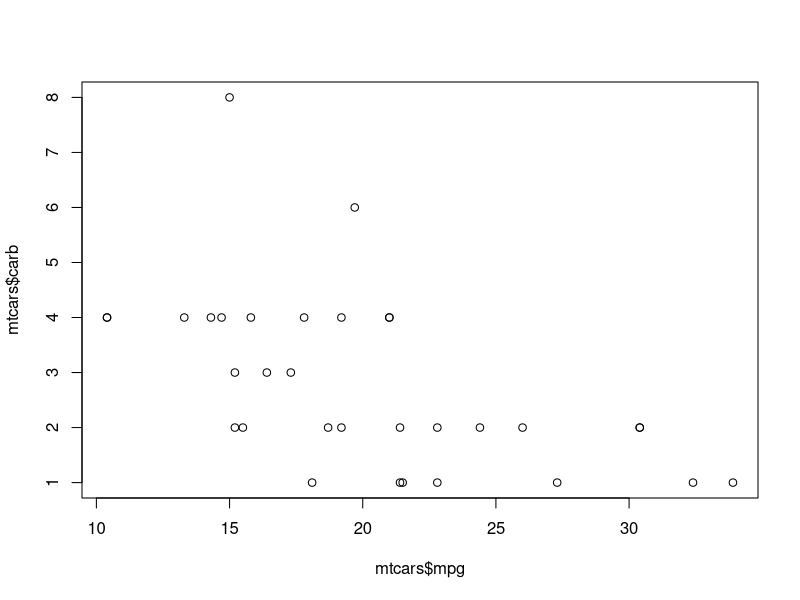
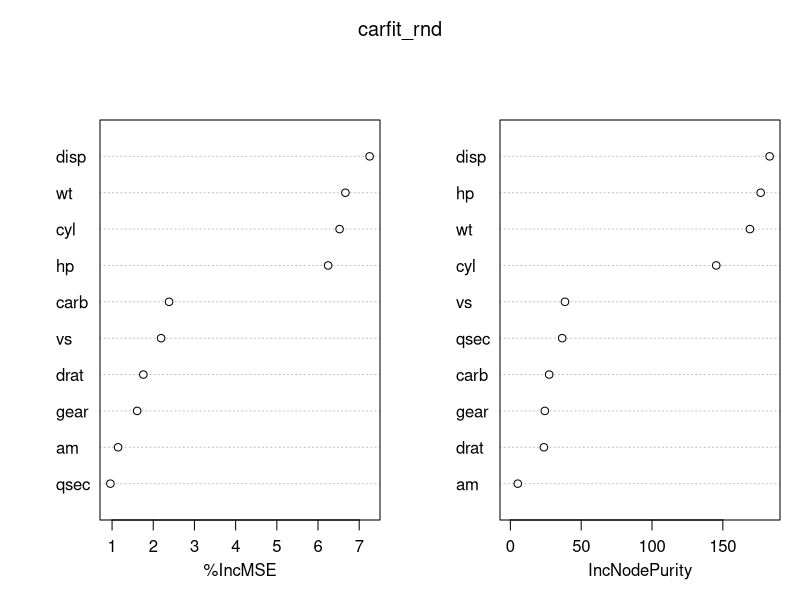

Generate these figures, in order, with R:
# Script To use the following Decission Tree and Ensemble techniques for simple predictive analytics
# The script is intentionally kept simple to cover the basics of using simple decission tree and ensemble techniques

# Play with data
?mtcars
mtcars
plot(mtcars$mpg,mtcars$carb)
finalResult = list()

#Sample the data set
smp_size <- floor(0.75 * nrow(mtcars))
train_ind <- sample(seq_len(nrow(mtcars)), size = smp_size)
train <- mtcars[train_ind,]
test <- mtcars[-train_ind,]
test_orig <- test$mpg

# Generate formula
f <- as.formula(paste("mpg ~ ",paste(names(train)[-1],collapse = " + ")))
library(rpart)


#####################################################################################
#Decission Tree Refresher: http://snap.stanford.edu/class/cs246-2015/slides/14-dt.pdf
#build a simple decission tree model
carfit_dt <- rpart(f, data = train, method = "anova")

#Predict using Decission Tree
test_pred_dt <- predict(carfit_dt, test[,-1])

#Calculate accuracy
med <- median(test_orig)
RMSE_dt <- sqrt(mean((test_orig-test_pred_dt)^2))
finalResult$DT <- (1-RMSE_dt/med)

#####################################################################################
# Random Forest Simple explanation: http://trevorstephens.com/post/73770963794/titanic-getting-started-with-r-part-5-random
#build a random forest model
set.seed(415)
install.packages('randomForest')
library(randomForest)
carfit_rnd <- randomForest(f,data = train,importance=TRUE,ntree=150)

#See the imnportance of each variable
varImpPlot(carfit_rnd)

#predict using rand forest
test_pred_rnd <- predict(carfit_rnd, test[,-1])

#Calculate accuracy
med <- median(test_orig)
med <- mean(test_orig)
RMSE_rnd <- sqrt(mean((test_orig-test_pred_rnd)^2))
RMSE_rnd
finalResult$Rnd_For <- 1-RMSE_rnd/med

#####################################################################################
# http://trevorstephens.com/post/73770963794/titanic-getting-started-with-r-part-5-random
#Build a Conditional Tree Forest
library(party)
carfit_cforest <- cforest(f,data = train,control = cforest_unbiased(ntree = 150))

#Predict
test_pred_cforest <- predict(carfit_cforest,test[,-1],OOB = TRUE)
test_pred_cforest
#Calculate accuracy
med <- median(test_orig)
RMSE_cforest <- sqrt(mean((test_orig-test_pred_cforest)^2))
RMSE_cforest
finalResult$RMSE_cforest <- 1-RMSE_rnd/med
finalResult

#####################################################################################
#
#Build a bagging model
install.packages("ipred")
library(ipred)
carfit_bag <- bagging(f,data = train,control=rpart.control(minsplit=5))

#Predict
test_pred_cforest <- predict(carfit_bag,OOB = TRUE)

#Calculate accuracy
med <- median(test_orig)
RMSE_cforest <- sqrt(mean((test_orig-test_pred_cforest)^2))
RMSE_cforest
finalResult$RMSE_cforest <- 1-RMSE_rnd/med
finalResult
